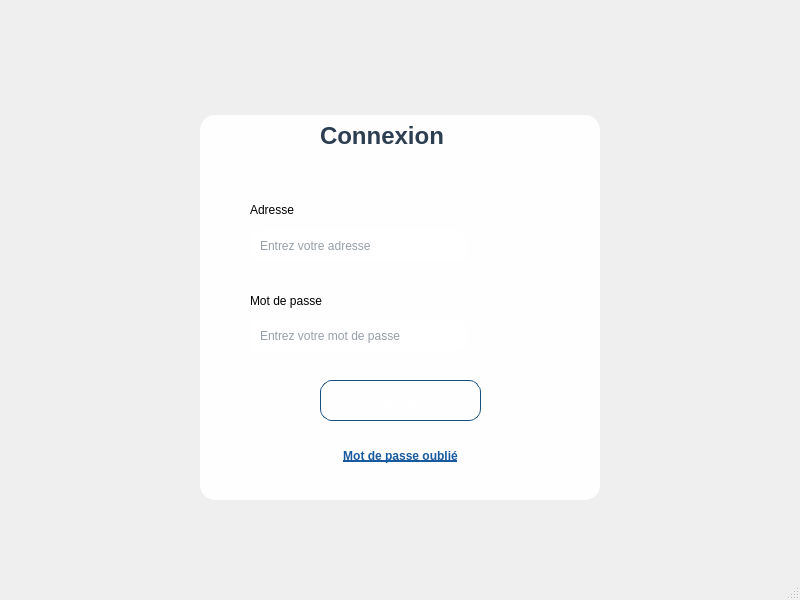
<?xml version="1.0" encoding="UTF-8"?>
<ui version="4.0">
 <class>Login</class>
 <widget class="QMainWindow" name="Login">
  <property name="geometry">
   <rect>
    <x>0</x>
    <y>0</y>
    <width>800</width>
    <height>600</height>
   </rect>
  </property>
  <property name="windowTitle">
   <string>Connexion</string>
  </property>
  <widget class="QWidget" name="centralwidget">
   <widget class="QGroupBox" name="grp_login">
    <property name="geometry">
     <rect>
      <x>200</x>
      <y>100</y>
      <width>400</width>
      <height>400</height>
     </rect>
    </property>
    <property name="styleSheet">
     <string notr="true">QGroupBox {
    font-weight: bold;
    font-size: 16px;
    color: #2c3e50;
    border: 3px solid qlineargradient(x1:0, y1:0, x2:1, y2:0,
        stop:0 #43cea2, stop:1 #185a9d);
    border-radius: 15px;
    margin-top: 15px;
    padding-top: 15px;
    background: rgba(255, 255, 255, 0.95);
}

QGroupBox::title {
    subcontrol-origin: margin;
    left: 15px;
    padding: 0 8px 0 8px;
    background: white;
    color: #2c3e50;
    font-weight: bold;
    font-size: 16px;
}</string>
    </property>
    <property name="title">
     <string/>
    </property>
    <widget class="QLabel" name="label_titre">
     <property name="geometry">
      <rect>
       <x>120</x>
       <y>20</y>
       <width>161</width>
       <height>31</height>
      </rect>
     </property>
     <property name="styleSheet">
      <string notr="true">QLabel {
    color: #2c3e50;
    font-size: 24px;
    font-weight: bold;
    background: transparent;
    border: none;
    padding: 0px;
}</string>
     </property>
     <property name="text">
      <string>Connexion</string>
     </property>
    </widget>
    <widget class="QLabel" name="label_adresse">
     <property name="geometry">
      <rect>
       <x>50</x>
       <y>100</y>
       <width>71</width>
       <height>20</height>
      </rect>
     </property>
     <property name="text">
      <string>Adresse</string>
     </property>
    </widget>
    <widget class="QLineEdit" name="lineEdit_adresse">
     <property name="geometry">
      <rect>
       <x>50</x>
       <y>130</y>
       <width>300</width>
       <height>31</height>
      </rect>
     </property>
     <property name="styleSheet">
      <string notr="true">QLineEdit {
    border: 2px solid qlineargradient(x1:0, y1:0, x2:1, y2:0,
        stop:0 #43cea2, stop:1 #185a9d);
    border-radius: 10px;
    padding: 4px 8px;
    background: white;
    color: #2c3e50;
    min-width: 120px;
    max-width: 200px;
    height: 24px;
    selection-background-color: #43cea2;
    selection-color: white;
}

/* Focus */
QLineEdit:focus {
    border: 2px solid qlineargradient(x1:0, y1:0, x2:1, y2:0,
        stop:0 #ff4b1f, stop:1 #ffc837);
    box-shadow: 0 0 4px rgba(255, 107, 53, 0.6);
}

/* Hover */
QLineEdit:hover {
    border: 2px solid #43cea2;
    box-shadow: 0 0 4px rgba(67, 206, 162, 0.6);
}

/* Placeholder text */
QLineEdit[placeholderText]:empty {
    color: #95a5a6;
}</string>
     </property>
     <property name="placeholderText">
      <string>Entrez votre adresse</string>
     </property>
    </widget>
    <widget class="QLabel" name="label_motdepasse">
     <property name="geometry">
      <rect>
       <x>50</x>
       <y>190</y>
       <width>81</width>
       <height>21</height>
      </rect>
     </property>
     <property name="text">
      <string>Mot de passe</string>
     </property>
    </widget>
    <widget class="QLineEdit" name="lineEdit_motdepasse">
     <property name="geometry">
      <rect>
       <x>50</x>
       <y>220</y>
       <width>300</width>
       <height>31</height>
      </rect>
     </property>
     <property name="styleSheet">
      <string notr="true">QLineEdit {
    border: 2px solid qlineargradient(x1:0, y1:0, x2:1, y2:0,
        stop:0 #43cea2, stop:1 #185a9d);
    border-radius: 10px;
    padding: 4px 8px;
    background: white;
    color: #2c3e50;
    min-width: 120px;
    max-width: 200px;
    height: 24px;
    selection-background-color: #43cea2;
    selection-color: white;
}

/* Focus */
QLineEdit:focus {
    border: 2px solid qlineargradient(x1:0, y1:0, x2:1, y2:0,
        stop:0 #ff4b1f, stop:1 #ffc837);
    box-shadow: 0 0 4px rgba(255, 107, 53, 0.6);
}

/* Hover */
QLineEdit:hover {
    border: 2px solid #43cea2;
    box-shadow: 0 0 4px rgba(67, 206, 162, 0.6);
}

/* Placeholder text */
QLineEdit[placeholderText]:empty {
    color: #95a5a6;
}</string>
     </property>
     <property name="echoMode">
      <enum>QLineEdit::Password</enum>
     </property>
     <property name="placeholderText">
      <string>Entrez votre mot de passe</string>
     </property>
    </widget>
    <widget class="QPushButton" name="btn_connexion">
     <property name="geometry">
      <rect>
       <x>120</x>
       <y>280</y>
       <width>161</width>
       <height>41</height>
      </rect>
     </property>
     <property name="styleSheet">
      <string notr="true">QPushButton {
    background: qlineargradient(x1:0, y1:0, x2:1, y2:0,
        stop:0 #43cea2,
        stop:1 #185a9d
    );
    color: white;
    border-radius: 12px;
    padding: 10px 22px;
    font-weight: bold;
    border: 1px solid #144d7e;
}

QPushButton:hover {
    background: qlineargradient(x1:0, y1:0, x2:1, y2:0,
        stop:0 #ff4e50,   /* rouge vif */
        stop:0.5 #fc913a, /* orange vif */
        stop:1 #f9d423   /* jaune lumineux */
    );
    border: 1px solid #e04b3f; /* bordure assortie au feu */
}</string>
     </property>
     <property name="text">
      <string>Connexion</string>
     </property>
    </widget>
    <widget class="QPushButton" name="btn_motdepasse_oublie">
     <property name="geometry">
      <rect>
       <x>100</x>
       <y>340</y>
       <width>201</width>
       <height>31</height>
      </rect>
     </property>
     <property name="styleSheet">
      <string notr="true">QPushButton {
    background: transparent;
    color: #185a9d;
    border: none;
    font-weight: bold;
    text-decoration: underline;
}

QPushButton:hover {
    color: #43cea2;
}</string>
     </property>
     <property name="text">
      <string>Mot de passe oublié</string>
     </property>
    </widget>
   </widget>
  </widget>
  <widget class="QMenuBar" name="menubar">
   <property name="geometry">
    <rect>
     <x>0</x>
     <y>0</y>
     <width>800</width>
     <height>22</height>
    </rect>
   </property>
  </widget>
  <widget class="QStatusBar" name="statusbar"/>
 </widget>
 <resources/>
 <connections/>
</ui>
